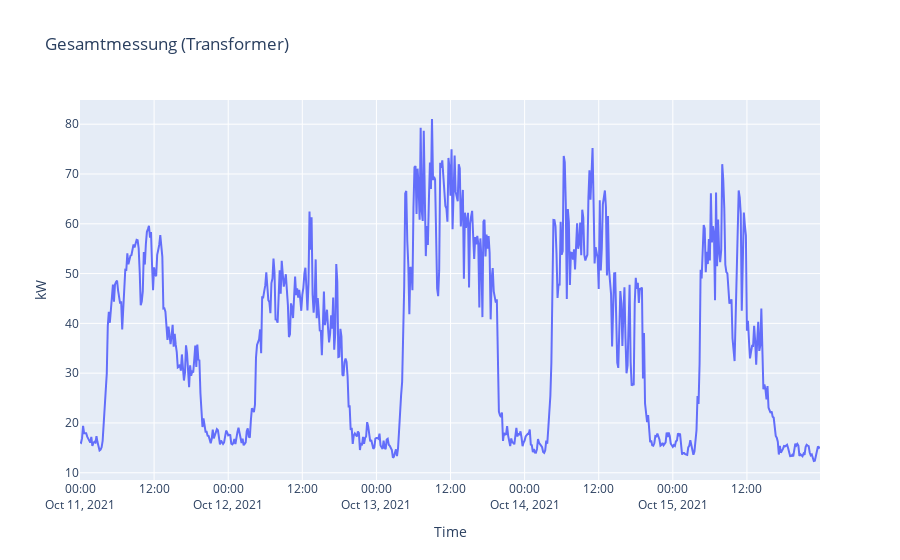

Notebook code for this chart:
### Code cell
px.line(
    x=df.index, y=df.kw, 
    title='Gesamtmessung (Transformer)',
    labels={
        'x': 'Time',
        'y': 'kW'
    })

### Figure 1 — Plotly figure (JSON) as saved in the notebook; plotly's stock layout.template omitted (floating-point values rounded to 4 significant figures; data arrays with more than 128 entries replaced by an {"elided": "..."} marker saying what was removed)
{"data": [{"hovertemplate": "Time=%{x}<br>kW=%{y}<extra></extra>", "legendgroup": "", "line": {"color": "#636efa", "dash": "solid"}, "marker": {"symbol": "circle"}, "mode": "lines", "name": "", "orientation": "v", "showlegend": false, "type": "scatter", "x": {"elided": "720 str values"}, "xaxis": "x", "y": {"elided": "720 float values"}, "yaxis": "y"}], "layout": {"legend": {"tracegroupgap": 0}, "title": {"text": "Gesamtmessung (Transformer)"}, "xaxis": {"anchor": "y", "domain": [0, 1], "title": {"text": "Time"}}, "yaxis": {"anchor": "x", "domain": [0, 1], "title": {"text": "kW"}}}}
